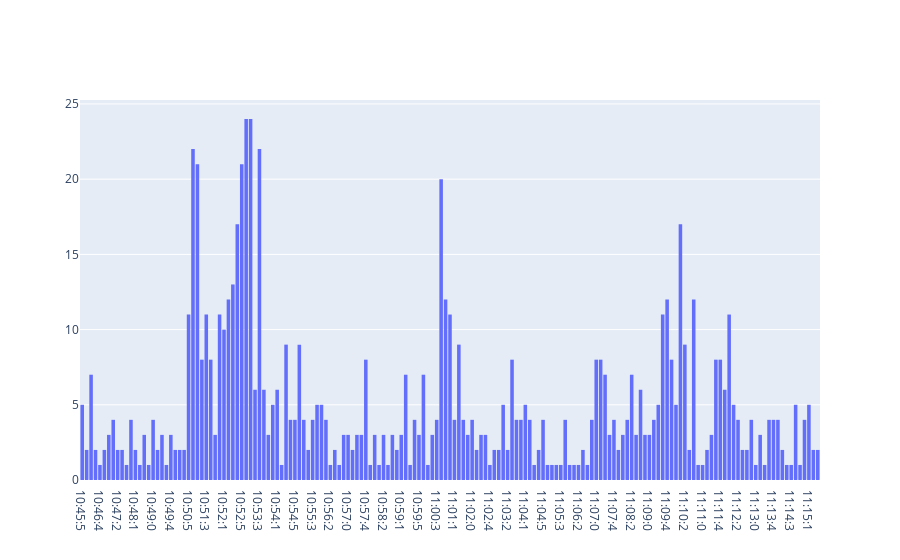
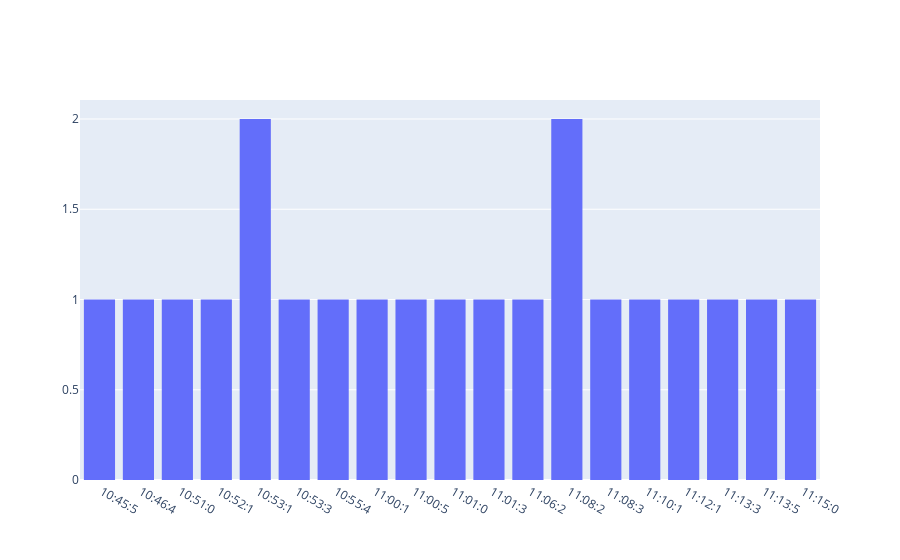

Notebook code for these charts, in order:
### Code cell
#plot the timestamps
import plotly.graph_objects as go

#use the histogram to plot the timestamps
fig = go.Figure(data=[go.Histogram(x=timestamps)])
fig.show()


fig2 = go.Figure(data=[go.Histogram(x=laughs)])
fig2.show()


#10:47:3 means, the message occured between 10:47:30 and 10:47:39, (10 seconds intervall)

### Figure 1 — Plotly figure (JSON) as saved in the notebook; plotly's stock layout.template omitted (floating-point values rounded to 4 significant figures; data arrays with more than 128 entries replaced by an {"elided": "..."} marker saying what was removed)
{"data": [{"type": "histogram", "x": {"elided": "829 str values"}}], "layout": {}}

### Figure 2 — Plotly figure (JSON) as saved in the notebook; plotly's stock layout.template omitted (floating-point values rounded to 4 significant figures)
{"data": [{"type": "histogram", "x": [" 10:45:5", " 10:46:4", " 10:51:0", " 10:52:1", " 10:53:1", " 10:53:1", " 10:53:3", " 10:55:4", " 11:00:1", " 11:00:5", " 11:01:0", " 11:01:3", " 11:06:2", " 11:08:2", " 11:08:2", " 11:08:3", " 11:10:1", " 11:12:1", " 11:13:3", " 11:13:5", " 11:15:0"]}], "layout": {}}
